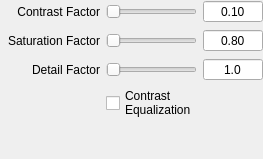
          <widget class="QWidget" name="page_mantiuk06">
           <property name="sizePolicy">
            <sizepolicy hsizetype="Preferred" vsizetype="MinimumExpanding">
             <horstretch>0</horstretch>
             <verstretch>0</verstretch>
            </sizepolicy>
           </property>
           <layout class="QGridLayout" name="gridLayout_2">
            <property name="margin">
             <number>0</number>
            </property>
            <item row="0" column="0">
             <layout class="QGridLayout" name="gridLayout_15">
              <item row="0" column="0">
               <widget class="QLabel" name="label_23">
                <property name="sizePolicy">
                 <sizepolicy hsizetype="MinimumExpanding" vsizetype="Preferred">
                  <horstretch>0</horstretch>
                  <verstretch>0</verstretch>
                 </sizepolicy>
                </property>
                <property name="minimumSize">
                 <size>
                  <width>100</width>
                  <height>0</height>
                 </size>
                </property>
                <property name="maximumSize">
                 <size>
                  <width>100</width>
                  <height>16777215</height>
                 </size>
                </property>
                <property name="layoutDirection">
                 <enum>Qt::LeftToRight</enum>
                </property>
                <property name="text">
                 <string>Contrast Factor</string>
                </property>
                <property name="alignment">
                 <set>Qt::AlignRight|Qt::AlignTrailing|Qt::AlignVCenter</set>
                </property>
                <property name="wordWrap">
                 <bool>true</bool>
                </property>
               </widget>
              </item>
              <item row="1" column="0">
               <widget class="QLabel" name="label_22">
                <property name="minimumSize">
                 <size>
                  <width>100</width>
                  <height>0</height>
                 </size>
                </property>
                <property name="maximumSize">
                 <size>
                  <width>100</width>
                  <height>16777215</height>
                 </size>
                </property>
                <property name="layoutDirection">
                 <enum>Qt::LeftToRight</enum>
                </property>
                <property name="text">
                 <string>Saturation Factor</string>
                </property>
                <property name="alignment">
                 <set>Qt::AlignRight|Qt::AlignTrailing|Qt::AlignVCenter</set>
                </property>
                <property name="wordWrap">
                 <bool>true</bool>
                </property>
               </widget>
              </item>
              <item row="0" column="1">
               <widget class="QSlider" name="contrastFactorSlider">
                <property name="sizePolicy">
                 <sizepolicy hsizetype="Expanding" vsizetype="Preferred">
                  <horstretch>0</horstretch>
                  <verstretch>0</verstretch>
                 </sizepolicy>
                </property>
                <property name="cursor">
                 <cursorShape>PointingHandCursor</cursorShape>
                </property>
                <property name="minimum">
                 <number>0</number>
                </property>
                <property name="maximum">
                 <number>1000</number>
                </property>
                <property name="orientation">
                 <enum>Qt::Horizontal</enum>
                </property>
               </widget>
              </item>
              <item row="1" column="1">
               <widget class="QSlider" name="saturationFactorSlider">
                <property name="cursor">
                 <cursorShape>PointingHandCursor</cursorShape>
                </property>
                <property name="maximum">
                 <number>1000</number>
                </property>
                <property name="orientation">
                 <enum>Qt::Horizontal</enum>
                </property>
               </widget>
              </item>
              <item row="0" column="2">
               <widget class="QDoubleSpinBox" name="contrastFactordsb">
                <property name="minimumSize">
                 <size>
                  <width>60</width>
                  <height>0</height>
                 </size>
                </property>
                <property name="maximumSize">
                 <size>
                  <width>60</width>
                  <height>16777215</height>
                 </size>
                </property>
                <property name="alignment">
                 <set>Qt::AlignCenter</set>
                </property>
                <property name="buttonSymbols">
                 <enum>QAbstractSpinBox::NoButtons</enum>
                </property>
                <property name="decimals">
                 <number>2</number>
                </property>
                <property name="minimum">
                 <double>0.000000000000000</double>
                </property>
                <property name="maximum">
                 <double>1.000000000000000</double>
                </property>
                <property name="singleStep">
                 <double>0.200000000000000</double>
                </property>
                <property name="value">
                 <double>0.100000000000000</double>
                </property>
               </widget>
              </item>
              <item row="1" column="2">
               <widget class="QDoubleSpinBox" name="saturationFactordsb">
                <property name="minimumSize">
                 <size>
                  <width>60</width>
                  <height>0</height>
                 </size>
                </property>
                <property name="maximumSize">
                 <size>
                  <width>60</width>
                  <height>16777215</height>
                 </size>
                </property>
                <property name="alignment">
                 <set>Qt::AlignCenter</set>
                </property>
                <property name="buttonSymbols">
                 <enum>QAbstractSpinBox::NoButtons</enum>
                </property>
                <property name="decimals">
                 <number>2</number>
                </property>
                <property name="minimum">
                 <double>0.000000000000000</double>
                </property>
                <property name="maximum">
                 <double>2.000000000000000</double>
                </property>
                <property name="singleStep">
                 <double>0.200000000000000</double>
                </property>
                <property name="value">
                 <double>0.800000000000000</double>
                </property>
               </widget>
              </item>
              <item row="2" column="0">
               <widget class="QLabel" name="label_desc_df">
                <property name="enabled">
                 <bool>true</bool>
                </property>
                <property name="minimumSize">
                 <size>
                  <width>100</width>
                  <height>0</height>
                 </size>
                </property>
                <property name="maximumSize">
                 <size>
                  <width>100</width>
                  <height>16777215</height>
                 </size>
                </property>
                <property name="layoutDirection">
                 <enum>Qt::LeftToRight</enum>
                </property>
                <property name="text">
                 <string>Detail Factor</string>
                </property>
                <property name="alignment">
                 <set>Qt::AlignRight|Qt::AlignTrailing|Qt::AlignVCenter</set>
                </property>
                <property name="wordWrap">
                 <bool>true</bool>
                </property>
               </widget>
              </item>
              <item row="2" column="1">
               <widget class="QSlider" name="detailFactorSlider">
                <property name="enabled">
                 <bool>true</bool>
                </property>
                <property name="cursor">
                 <cursorShape>PointingHandCursor</cursorShape>
                </property>
                <property name="maximum">
                 <number>1000</number>
                </property>
                <property name="orientation">
                 <enum>Qt::Horizontal</enum>
                </property>
               </widget>
              </item>
              <item row="2" column="2">
               <widget class="QDoubleSpinBox" name="detailFactordsb">
                <property name="enabled">
                 <bool>true</bool>
                </property>
                <property name="minimumSize">
                 <size>
                  <width>60</width>
                  <height>0</height>
                 </size>
                </property>
                <property name="maximumSize">
                 <size>
                  <width>60</width>
                  <height>16777215</height>
                 </size>
                </property>
                <property name="alignment">
                 <set>Qt::AlignCenter</set>
                </property>
                <property name="buttonSymbols">
                 <enum>QAbstractSpinBox::NoButtons</enum>
                </property>
                <property name="decimals">
                 <number>1</number>
                </property>
                <property name="minimum">
                 <double>1.000000000000000</double>
                </property>
                <property name="maximum">
                 <double>99.000000000000000</double>
                </property>
                <property name="singleStep">
                 <double>1.000000000000000</double>
                </property>
                <property name="value">
                 <double>1.000000000000000</double>
                </property>
               </widget>
              </item>
              <item row="3" column="1">
               <widget class="QCheckBox" name="contrastEqualizCheckBox">
                <property name="sizePolicy">
                 <sizepolicy hsizetype="MinimumExpanding" vsizetype="Preferred">
                  <horstretch>0</horstretch>
                  <verstretch>0</verstretch>
                 </sizepolicy>
                </property>
                <property name="maximumSize">
                 <size>
                  <width>16777215</width>
                  <height>32</height>
                 </size>
                </property>
                <property name="text">
                 <string>Contrast
Equalization</string>
                </property>
               </widget>
              </item>
              <item row="4" column="1">
               <spacer name="verticalSpacer_3">
                <property name="orientation">
                 <enum>Qt::Vertical</enum>
                </property>
                <property name="sizeHint" stdset="0">
                 <size>
                  <width>20</width>
                  <height>40</height>
                 </size>
                </property>
               </spacer>
              </item>
             </layout>
            </item>
           </layout>
          </widget>
